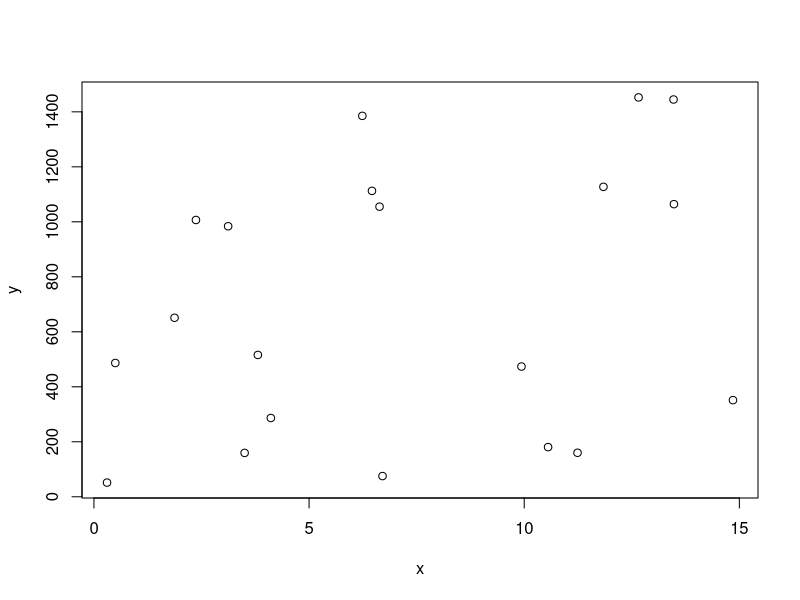

Source code (R):
# /*
#   / @author Josh J
#   / This is a test file for Github
#   /
# */

print('hello world')
x <- runif(20, 0, 15)
y <- runif(20, 0, 1500)
plot(x, y)
2+2
